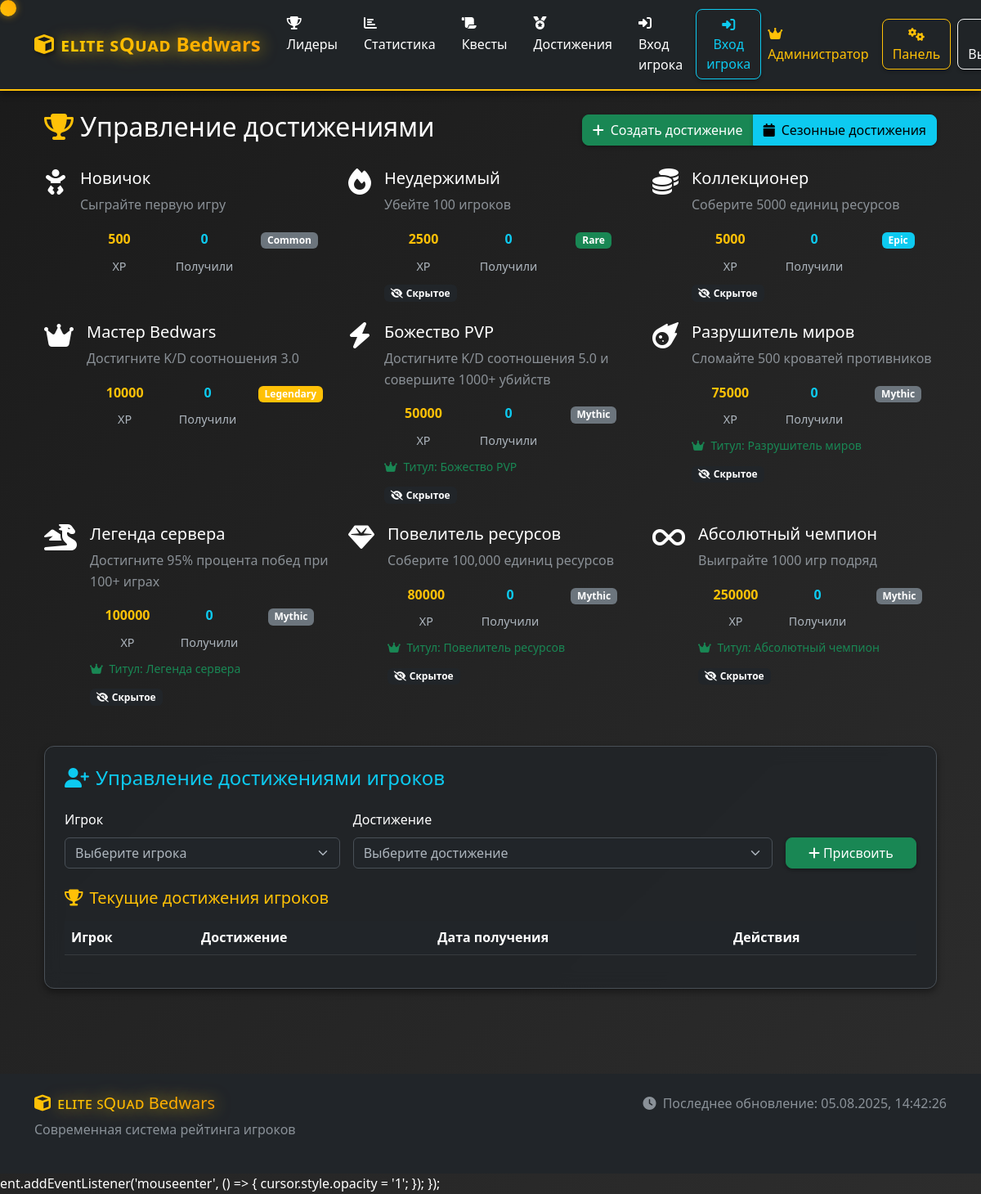
The app's page /admin/achievements (signed in) with its own data.
### models.py (models this page shows, shortened)
class Achievement(db.Model):
    id = db.Column(db.Integer, primary_key=True)
    title = db.Column(db.String(200), nullable=False)
    description = db.Column(db.Text, nullable=False)
    icon = db.Column(db.String(50), default='fas fa-medal')
    rarity = db.Column(db.String(20), default='common')  # common, rare, epic, legendary
    unlock_condition = db.Column(db.Text, nullable=False)  # JSON condition
    reward_xp = db.Column(db.Integer, default=0)
    reward_title = db.Column(db.String(100), nullable=True)
    is_hidden = db.Column(db.Boolean, default=False)
    created_at = db.Column(db.DateTime, default=datetime.utcnow)
    player_achievements = db.relationship('PlayerAchievement', backref='achievement', lazy=True)

### routes.py (the view)
@app.route('/admin/achievements')
def admin_achievements():
    if not session.get('is_admin', False):
        flash('Доступ запрещен!', 'error')
        return redirect(url_for('login'))
    achievements = Achievement.query.all()
    for achievement in achievements:
        achievement.earned_count = PlayerAchievement.query.filter_by(achievement_id=achievement.id).count()
    return render_template('admin_achievements.html',
                         achievements=achievements,
                         Player=Player,
                         PlayerAchievement=PlayerAchievement,
                         Achievement=Achievement)

### templates/admin_achievements.html (shortened to what this page needs)
{% extends "base.html" %}
{% block content %}
<div class="container-fluid py-4">
    <div class="d-flex justify-content-between align-items-center mb-4">
        <h2 class="page-title">
            <i class="fas fa-trophy text-warning me-2"></i>Управление достижениями
        </h2>
        <div class="btn-group">
            <button class="btn btn-success" data-bs-target="#createAchievementModal" data-bs-toggle="modal">
                <i class="fas fa-plus me-2"></i>Создать достижение
            </button>
            <button class="btn btn-info" onclick="generateAchievements()">
                <i class="fas fa-calendar me-2"></i>Сезонные достижения
            </button>
        </div>
    </div>
    <div class="row g-4">
        {% for achievement in achievements %}
        <div class="col-12 col-md-6 col-lg-4">
            <div class="achievement-card {{ achievement.rarity }}">
                <div class="achievement-header d-flex align-items-start justify-content-between">
                    <div class="achievement-icon me-3">
                        <i class="{{ achievement.icon }} fa-2x"></i>
                    </div>
                    <div class="flex-grow-1">
                        <h5 class="achievement-title">{{ achievement.title }}</h5>
                        <p class="achievement-description text-muted">{{ achievement.description }}</p>
                        <div class="achievement-stats mt-3">
                            <div class="row g-2 text-center">
                                <div class="col-4">
                                    <div class="stat-item">
                                        <div class="stat-value text-warning">{{ achievement.reward_xp }}</div>
                                        <div class="stat-label small">XP</div>
                                    </div>
                                </div>
                                <div class="col-4">
                                    <div class="stat-item">
                                        <div class="stat-value text-info">{{ achievement.earned_count }}</div>
                                        <div class="stat-label small">Получили</div>
                                    </div>
                                </div>
                                <div class="col-4">
                                    <div class="stat-item">
                                        <span class="badge bg-{{ 'warning' if achievement.rarity == 'legendary' else 'info' if achievement.rarity == 'epic' else 'success' if achievement.rarity == 'rare' else 'secondary' }}">
                                            {{ achievement.rarity.title() }}
                                        </span>
                                    </div>
                                </div>
                            </div>
                        </div>
                        {% if achievement.reward_title %}
                        <div class="reward-title mt-2">
                            <small class="text-success">
                                <i class="fas fa-crown me-1"></i>
                                Титул: {{ achievement.reward_title }}
                            </small>
                        </div>
                        {% endif %}
                        {% if achievement.is_hidden %}
                        <div class="hidden-badge mt-2">
                            <span class="badge bg-dark">
                                <i class="fas fa-eye-slash me-1"></i>Скрытое
                            </span>
                        </div>
                        {% endif %}
                    </div>
                </div>
            </div>
        </div>
        {% endfor %}
    </div>
    <div class="admin-form-card mt-5">
        <h4 class="text-info mb-4">
            <i class="fas fa-user-plus me-2"></i>Управление достижениями игроков
        </h4>
        <form method="POST" action="{{ url_for('assign_achievement') }}" class="mb-4">
            <div class="row g-3">
                <div class="col-md-4">
                    <label class="form-label">Игрок</label>
                    <select class="form-select" name="player_id" required>
                        <option value="">Выберите игрока</option>
                    </select>
                </div>
                <div class="col-md-6">
                    <label class="form-label">Достижение</label>
                    <select class="form-select" name="achievement_id" required>
                        <option value="">Выберите достижение</option>
                    </select>
                </div>
                <div class="col-md-2 d-flex align-items-end">
                    <button type="submit" class="btn btn-success w-100">
                        <i class="fas fa-plus me-1"></i>Присвоить
                    </button>
                </div>
            </div>
        </form>
        <div class="player-achievements mt-4">
            <h5 class="text-warning mb-3">
                <i class="fas fa-trophy me-2"></i>Текущие достижения игроков
            </h5>
            <div class="table-responsive">
                <table class="table table-dark table-striped">
                    <thead>
                        <tr>
                            <th>Игрок</th>
                            <th>Достижение</th>
                            <th>Дата получения</th>
                            <th>Действия</th>
                        </tr>
                    </thead>
                </table>
            </div>
        </div>
    </div>
</div>
{% endblock %}

### static/css/style.css (style rules this page uses)
:root { --primary-color: #ffc107; --secondary-color: #6c757d; --success-color: #198754; --danger-color: #dc3545; --warning-color: #ffc107; --info-color: #0dcaf0; --dark-color: #212529; --light-color: #f8f9fa; --minecraft-green: #00aa00; --minecraft-red: #ff5555; --minecraft-blue: #5555ff; --minecraft-gold: #ffaa00; --minecraft-purple: #aa00aa; --bg-primary: linear-gradient(135deg, #1a1a1a 0%, #2d2d2d 100%); --bg-secondary: linear-gradient(135deg, #343a40 0%, #495057 100%); --bg-accent: linear-gradient(135deg, #ffc107 0%, #ffca2c 100%); --shadow-sm: 0 2px 4px rgba(0, 0, 0, 0.3); --shadow-md: 0 4px 8px rgba(0, 0, 0, 0.4); --shadow-lg: 0 8px 16px rgba(0, 0, 0, 0.5); --shadow-glow: 0 0 20px rgba(255, 193, 7, 0.3); }
* { box-sizing: border-box; cursor: none; }
body { background: var(--bg-primary); color: #ffffff; font-family: 'Segoe UI', Tahoma, Geneva, Verdana, sans-serif; line-height: 1.6; overflow-x: hidden; }
button, a, input, select, textarea { cursor: none; }
.stat-label { color: #adb5bd; font-size: 0.9rem; margin-top: 0.5rem; }
.stat-value { font-weight: bold; }
.btn { border-radius: 8px; font-weight: 500; transition: all 0.3s ease; box-shadow: var(--shadow-sm); }
.admin-form-card { background: rgba(33, 37, 41, 0.8); border-radius: 12px; padding: 1.5rem; box-shadow: var(--shadow-md); backdrop-filter: blur(10px); border: 1px solid #495057; }

### records on screen
Achievement: title "Новичок", description "Сыграйте первую игру", reward_xp "500", earned_count "0", rarity "Common"
Achievement: title "Неудержимый", description "Убейте 100 игроков", reward_xp "2500", earned_count "0", rarity "Rare", is_hidden True (drawn)
Achievement: title "Коллекционер", description "Соберите 5000 единиц ресурсов", reward_xp "5000", earned_count "0", rarity "Epic", is_hidden True (drawn)
Achievement: title "Мастер Bedwars", description "Достигните K/D соотношения 3.0", reward_xp "10000", earned_count "0", rarity "Legendary"
Achievement: title "Божество PVP", description "Достигните K/D соотношения 5.0 и совершите 1000+ убийств", reward_xp "50000", earned_count "0", rarity "Mythic", reward_title "Божество PVP", is_hidden True (drawn)
Achievement: title "Разрушитель миров", description "Сломайте 500 кроватей противников", reward_xp "75000", earned_count "0", rarity "Mythic", reward_title "Разрушитель миров", is_hidden True (drawn)
Achievement: title "Легенда сервера", description "Достигните 95% процента побед при 100+ играх", reward_xp "100000", earned_count "0", rarity "Mythic", reward_title "Легенда сервера", is_hidden True (drawn)
Achievement: title "Повелитель ресурсов", description "Соберите 100,000 единиц ресурсов", reward_xp "80000", earned_count "0", rarity "Mythic", reward_title "Повелитель ресурсов", is_hidden True (drawn)
Achievement: title "Абсолютный чемпион", description "Выиграйте 1000 игр подряд", reward_xp "250000", earned_count "0", rarity "Mythic", reward_title "Абсолютный чемпион", is_hidden True (drawn)
